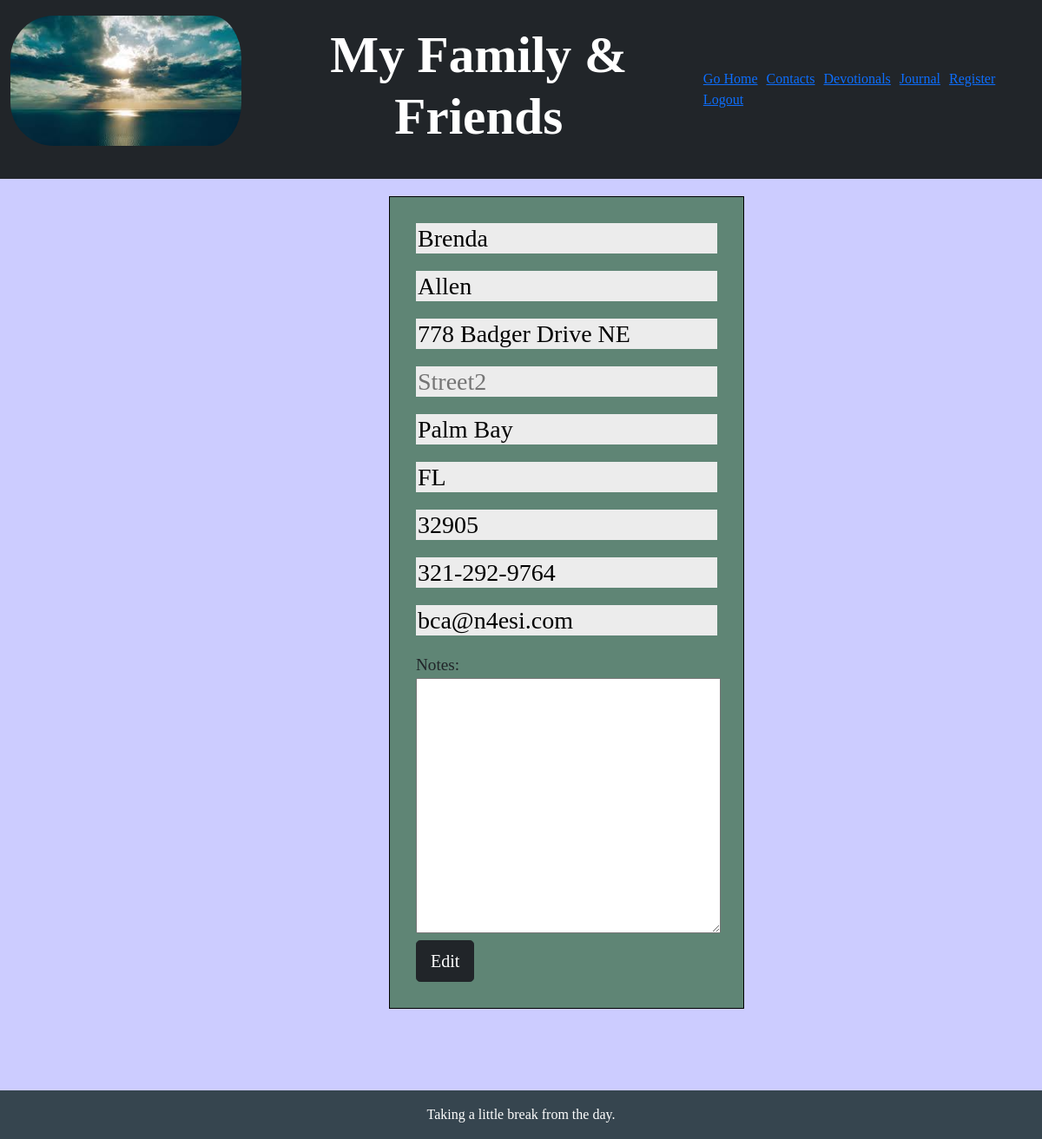
The app's page /edit_contact/17 (signed in) with its own data.
### application.py (models this page shows, shortened)
class Addresses(db.Model):
    id = db.Column('id', db.Integer, primary_key=True)
    user_id = db.Column('user_id', db.Integer,
                        db.ForeignKey('users.id'), nullable=False)
    first_name = db.Column('first_name', db.TEXT, nullable=False)
    last_name = db.Column('last_name', db.TEXT, nullable=True)
    street1 = db.Column('street1', db.TEXT, nullable=False)
    street2 = db.Column('street2', db.TEXT, nullable=True)
    city = db.Column('city', db.TEXT, nullable=True)
    state = db.Column('state', db.CHAR(2), nullable=True)
    zip_code = db.Column('zip_code', db.VARCHAR(10), nullable=True)
    phone = db.Column('phone', db.VARCHAR(22), nullable=False)
    email = db.Column('email', db.TEXT, nullable=True)
    notes = db.Column('notes', db.TEXT, nullable=True)

### application.py (the view)
@app.route("/edit_contact/<int:id>", methods=["GET", "POST"])
@login_required
def edit(id):
    contact_to_edit = Addresses.query.get_or_404(id)
    if request.method == "POST":
        contact_to_edit.first_name = request.form.get("first_name")
        contact_to_edit.last_name = request.form.get("last_name")
        contact_to_edit.street1 = request.form.get("street1")
        contact_to_edit.street2 = request.form.get("street2")
        contact_to_edit.city = request.form.get("city")
        contact_to_edit.state = request.form.get("state")
        contact_to_edit.zip_code = request.form.get("zip")
        contact_to_edit.phone = request.form.get("phone")
        contact_to_edit.email = request.form.get("email")
        contact_to_edit.notes = request.form.get("notes")
        if not contact_to_edit.first_name:
            flash(f"Please provide first name \U0001F928!")
            return render_template("edit_contact.html", contact_to_edit=contact_to_edit, id=id)
        if not contact_to_edit.street1:
            flash(f"Please provide street address \U0001F928!")
            return render_template("edit_contact.html", contact_to_edit=contact_to_edit, id=id)
        if not contact_to_edit.phone:
            flash(f"Please provide phone number \U0001F928!")
            return render_template("edit_contact.html", contact_to_edit=contact_to_edit, id=id)
        try:
            db.session.commit()
            flash(f"Contact has been edited \U0001F600!")
            return render_template("edit_contact.html", contact_to_edit=contact_to_edit, id=id)
        except:
            flash(f"Sorry, something went wrong! Contact not edited \U0001F928!")
            return redirect("/")
    else:
        return render_template("edit_contact.html", contact_to_edit=contact_to_edit, id=id)

### application.py (called while the page is built)
def login_required(f):
    @wraps(f)
    def wrap(*args, **kwargs):
        if session.get("user_id") is None:
            return redirect("/login")
        return f(*args, **kwargs)
    return wrap

### templates/edit_contact.html (shortened to what this page needs)
{% extends "layout.html" %}
{% block body %}
<nav class="navbar navbar-expand-sm bg-dark navbar-dark">
    <div class="container-fluid">
        <div class="navbar-header">
            <a class="navbar-brand" href="/"><img id="logo" src="../static/images/peaceful.jpeg" alt="Logo"></a>
        </div>
        <h2>My Family & Friends</h2>
        <ul class="nav navbar-nav navbar-right">
            <li><a href="/"> Go Home</a></li>
            <li><a href="/address_list">Contacts</a></li>
            <li><a href="/verses"> Devotionals</a></li>
            <li><a href="/journal"> Journal</a></li>
            <li><a href="/register"> Register</a></li>
            <li><a href="/logout"> Logout</a></li>
        </ul>
    </div>
</nav>
<div class="container">
    <div class="col-md-8 offset-md-2">
        <form action="/edit_contact/{{contact_to_edit.id}}" method="POST">
            <div class="form-group">
                <input name="first_name" type="text" , placeholder="First Name" ,
                    value="{{contact_to_edit['first_name']}}"><br>
                <input name="last_name" type="text" , placeholder="Last Name" ,
                    value="{{contact_to_edit['last_name']}}"><br>
                <input name="street1" type="text" , placeholder="Street1" , value="{{contact_to_edit['street1']}}"><br>
                <input name="street2" type="text" , placeholder="Street2" , value="{{contact_to_edit['street2']}}"><br>
                <input name="city" type="text" , placeholder="City" , value="{{contact_to_edit['city']}}"><br>
                <input name="state" type="text" max="2" , placeholder="State" ,
                    value="{{contact_to_edit['state']}}"><br>
                <input name="zip" type="text" max="10" , placeholder="Zip Code" ,
                    value="{{contact_to_edit['zip_code']}}"><br>
                <input name="phone" type="tel" , placeholder="Phone" , value="{{contact_to_edit['phone']}}"><br>
                <input name="email" type="email" , placeholder="email address" ,
                    value="{{contact_to_edit['email']}}"><br>
                <label for="notes">Notes:</label>
                <textarea autocomplete="off" id="notes" name="notes" value="{{contact_to_edit['notes']}}" rows="10"
                    cols="30"></textarea><br />
                <button id="addresses" class="btn btn-dark btn-lg" type="submit">Edit</button>
            </div>
        </form>
    </div>
</div>
<div class="footer">
    <footer>
        <div id="foot" class="text-center p-3">
            Taking a little break from the day.
    </footer>
</div>
{% endblock %}

### static/styles.css (style rules this page uses)
body { font-family: Gothic; background-color: #CCCCFF; margin-bottom: 150px; }
#logo { height: 150px; width: 100%; float: left; margin-top: 10px; border-radius: 50px; }
.navbar-nav li { margin-right: 10px; }
h1, h2 { font-size: 3.7rem; font-weight: bold; text-align: center; }
h2 { color: #FFF; }
img { height: 250px; width: 100%; padding-right: 15px; }
input { width: 100%; height: 35px; margin-bottom: 20px; font-size: 1.75rem; background-color: #ECECEC; border: none; }
.footer { position: fixed; left: 0; bottom: 0; width: 100%; background-color: #36454F; color: white; font-size: 1rem; text-align: center; margin-top: 250px; }
.form-group { background-color: #5F8575; width: 55%; padding: 30px; font-size: 1.2rem; border: 1px solid black; margin-top: 10px; margin-left: 220px; }
nav { margin-bottom: 20px; }

### records on screen
Addresses: first_name "Brenda", last_name "Allen", street1 "778 Badger Drive NE", city "Palm Bay", state "FL", zip "32905", phone "321-292-9764", email "bca@n4esi.com"
